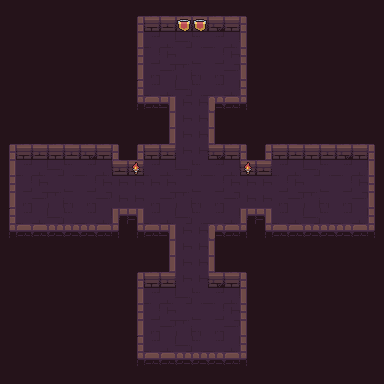

A level layout from a 2D game, rendered from its tile map. Below: a short description, then the map file with tile-grid data replaced by summaries:
An orthogonal 24x24 tile map with 16x16 px tiles, 4 tile layers (background, road, wall, item), 3 tilesets.

<map version="1.8" tiledversion="1.8.2" orientation="orthogonal" renderorder="right-down" width="24" height="24" tilewidth="16" tileheight="16" infinite="0" nextlayerid="8" nextobjectid="1">
 <tileset firstgid="1" name="Dungeon_Tileset" tilewidth="16" tileheight="16" tilecount="100" columns="10">
  <image source="Dungeon_Tileset.png" width="160" height="160" />
 </tileset>
 <tileset firstgid="101" name="flag" tilewidth="16" tileheight="16" tilecount="4" columns="4">
  <image source="flag.png" width="64" height="16" />
  <tile id="0">
   <animation>
    <frame tileid="3" duration="200" />
    <frame tileid="2" duration="200" />
    <frame tileid="1" duration="200" />
    <frame tileid="0" duration="200" />
   </animation>
  </tile>
 </tileset>
 <tileset firstgid="105" name="torch" tilewidth="16" tileheight="16" tilecount="4" columns="4">
  <image source="torch.png" width="64" height="16" />
  <tile id="0">
   <animation>
    <frame tileid="3" duration="200" />
    <frame tileid="2" duration="200" />
    <frame tileid="1" duration="200" />
    <frame tileid="0" duration="200" />
   </animation>
  </tile>
 </tileset>
 <layer id="4" name="background" width="24" height="24">
  <data>[576 cells, 576 non-empty, 1 distinct tile ids]</data>
 </layer>
 <layer id="3" name="road" width="24" height="24">
  <data>[576 cells, 554 non-empty, 13 distinct tile ids]</data>
 </layer>
 <layer id="6" name="wall" width="24" height="24">
  <data>[576 cells, 112 non-empty, 21 distinct tile ids]</data>
 </layer>
 <layer id="7" name="item" width="24" height="24">
  <data>[576 cells, 4 non-empty, 2 distinct tile ids]</data>
 </layer>
</map>
